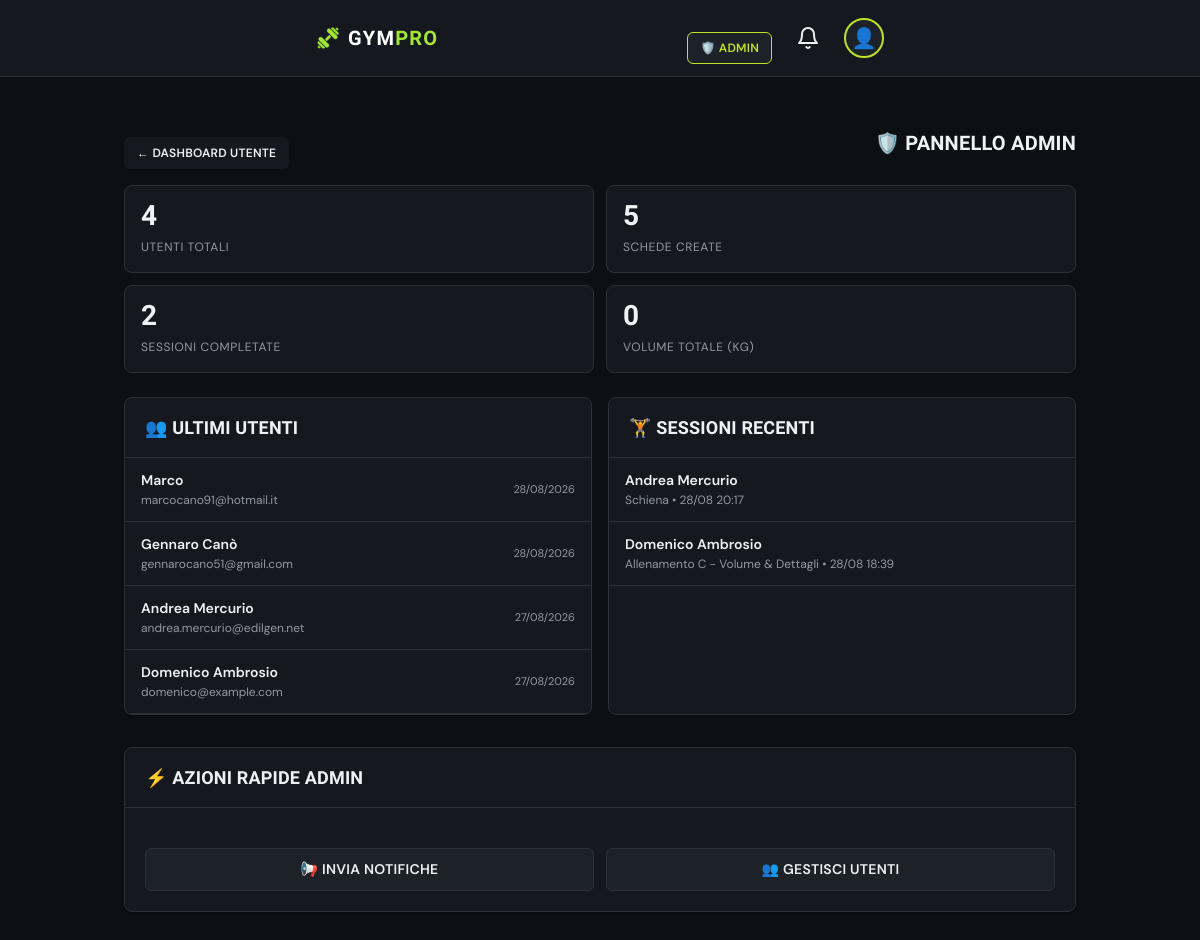
The app's page /admin/index.php (signed in) with its own data.
### tables this page shows
CREATE TABLE `users` (
  `id` int NOT NULL,
  `username` varchar(50) NOT NULL,
  `email` varchar(100) NOT NULL,
  `password` varchar(255) NOT NULL,
  `full_name` varchar(100) NOT NULL,
  `profile_photo` varchar(255) DEFAULT NULL,
  `role` enum('user','admin') NOT NULL DEFAULT 'user',
  `created_at` timestamp NULL DEFAULT CURRENT_TIMESTAMP,
  `updated_at` timestamp NULL DEFAULT CURRENT_TIMESTAMP ON UPDATE CURRENT_TIMESTAMP
);

CREATE TABLE `workout_sessions` (
  `id` int NOT NULL,
  `user_id` int NOT NULL,
  `workout_id` int NOT NULL,
  `session_date` datetime NOT NULL,
  `status` enum('in_progress','completed','partial') DEFAULT 'in_progress',
  `is_partial` tinyint(1) DEFAULT '0',
  `completed_exercises_count` int DEFAULT '0',
  `total_exercises_count` int DEFAULT '0',
  `duration_minutes` int DEFAULT NULL,
  `total_volume` decimal(8,2) DEFAULT NULL,
  `calories_burned` decimal(6,2) DEFAULT NULL,
  `notes` text,
  `created_at` timestamp NULL DEFAULT CURRENT_TIMESTAMP
);

CREATE TABLE `workouts` (
  `id` int NOT NULL,
  `user_id` int NOT NULL,
  `name` varchar(100) NOT NULL,
  `day_of_week` enum('monday','tuesday','wednesday','thursday','friday','saturday','sunday') DEFAULT NULL,
  `focus_area` varchar(100) DEFAULT NULL,
  `duration_minutes` int DEFAULT NULL,
  `is_active` tinyint(1) DEFAULT '1',
  `created_at` timestamp NULL DEFAULT CURRENT_TIMESTAMP,
  `updated_at` timestamp NULL DEFAULT CURRENT_TIMESTAMP ON UPDATE CURRENT_TIMESTAMP
);

### admin/index.php (the view, shortened to what this page needs)
<?php
require_once '../config/database.php';
$total_users = $pdo->query("SELECT COUNT(*) FROM users")->fetchColumn();
$total_workouts = $pdo->query("SELECT COUNT(*) FROM workouts")->fetchColumn();
$total_sessions = $pdo->query("SELECT COUNT(*) FROM workout_sessions")->fetchColumn();
$total_volume = $pdo->query("SELECT COALESCE(SUM(total_volume), 0) FROM workout_sessions")->fetchColumn();
$stmt = $pdo->query("SELECT id, full_name, email, created_at FROM users ORDER BY created_at DESC LIMIT 5");
$recent_users = $stmt->fetchAll();
$stmt = $pdo->query("
    SELECT ws.*, u.full_name, w.name as workout_name
    FROM workout_sessions ws
    JOIN users u ON ws.user_id = u.id
    JOIN workouts w ON ws.workout_id = w.id
    ORDER BY ws.session_date DESC LIMIT 5
");
$recent_sessions = $stmt->fetchAll();
?>
<!DOCTYPE html>
<html lang="it">
<head>
    <link rel="stylesheet" href="../assets/css/style.css">
</head>
<body>
    <?php include '../includes/header.php'; ?>
    <div class="container">
        <div class="flex-between mb-2" style="margin-top: 16px;">
            <a href="/dashboard/index.php" class="btn btn-sm" style="background: var(--surface); color: var(--foreground);">← Dashboard Utente</a>
            <h2 style="margin: 0; font-size: 20px;">🛡️ Pannello Admin</h2>
        </div>
        <div class="stats-grid" style="grid-template-columns: repeat(2, 1fr); margin-bottom: 24px;">
            <div class="stat-card">
                <div class="stat-value"><?= $total_users ?></div>
                <div class="stat-label">Utenti Totali</div>
            </div>
            <div class="stat-card">
                <div class="stat-value"><?= $total_workouts ?></div>
                <div class="stat-label">Schede Create</div>
            </div>
            <div class="stat-card">
                <div class="stat-value"><?= $total_sessions ?></div>
                <div class="stat-label">Sessioni Completate</div>
            </div>
            <div class="stat-card">
                <div class="stat-value"><?= number_format($total_volume) ?></div>
                <div class="stat-label">Volume Totale (kg)</div>
            </div>
        </div>
        <div style="display: grid; grid-template-columns: 1fr 1fr; gap: 16px;">
            <div class="card">
                <div class="card-header"><h3>👥 Ultimi Utenti</h3></div>
                <div class="card-body" style="padding: 0;">
                    <?php foreach ($recent_users as $u): ?>
                        <div style="padding: 12px 16px; border-bottom: 1px solid var(--border); display: flex; justify-content: space-between; align-items: center;">
                            <div>
                                <div style="font-weight: 600; font-size: 14px;"><?= htmlspecialchars($u['full_name']) ?></div>
                                <div style="font-size: 12px; color: var(--muted-foreground);"><?= htmlspecialchars($u['email']) ?></div>
                            </div>
                            <span style="font-size: 11px; color: var(--muted-foreground);"><?= date('d/m/Y', strtotime($u['created_at'])) ?></span>
                        </div>
                    <?php endforeach; ?>
                </div>
            </div>
            <div class="card">
                <div class="card-header"><h3>🏋️ Sessioni Recenti</h3></div>
                <div class="card-body" style="padding: 0;">
                    <?php foreach ($recent_sessions as $s): ?>
                        <div style="padding: 12px 16px; border-bottom: 1px solid var(--border);">
                            <div style="font-weight: 600; font-size: 14px;"><?= htmlspecialchars($s['full_name']) ?></div>
                            <div style="font-size: 12px; color: var(--muted-foreground);"><?= htmlspecialchars($s['workout_name']) ?> • <?= date('d/m H:i', strtotime($s['session_date'])) ?></div>
                        </div>
                    <?php endforeach; ?>
                </div>
            </div>
        </div>
        <div class="card mt-2">
            <div class="card-header"><h3>⚡ Azioni Rapide Admin</h3></div>
            <div class="card-body">
                <div style="display: grid; grid-template-columns: repeat(2, 1fr); gap: 12px;">
                    <a href="notifications.php" class="btn btn-secondary btn-block">📢 Invia Notifiche</a>
                    <a href="users.php" class="btn btn-secondary btn-block">👥 Gestisci Utenti</a>
                </div>
            </div>
        </div>
    </div>
</body>
</html>

### includes/header.php (shortened to what this page needs)
<?php
$stmt = $pdo->prepare("SELECT profile_photo, role FROM users WHERE id = ?");
$stmt->execute([$_SESSION['user_id']]);
$user_data = $stmt->fetch();
$profile_photo = $user_data['profile_photo'] ?? null;
$is_admin = ($user_data['role'] === 'admin');
?>
<header class="main-header">
    <div class="header-content">
        <div class="logo">
            <a href="/dashboard/index.php" style="display: flex; align-items: center; gap: 8px; text-decoration: none;">
                <img src="/assets/images/crossfit.png" alt="Logo" class="logo-icon" style="width: 24px; height: 24px;">
                <span style="font-weight: bold; font-size: 20px;">
                    <span style="color: #ffffff;">GYM</span><span style="color: #a3e635;">PRO</span>
                </span>
            </a>
        </div>
        <div style="display: flex; align-items: center; gap: 16px;">
            <?php if ($is_admin): ?>
                <a href="/admin/notifications.php" class="btn btn-sm btn-secondary" style="padding: 6px 12px; font-size: 12px; border-color: var(--primary); color: var(--primary);">
                    🛡️ Admin
                </a>
            <?php endif; ?>
            <div style="position: relative;">
                <button onclick="toggleNotifications()" style="background: transparent; border: none; cursor: pointer; padding: 8px; display: flex; align-items: center; justify-content: center;">
                    <svg width="24" height="24" viewBox="0 0 24 24" fill="none" stroke="currentColor" stroke-width="2" stroke-linecap="round" stroke-linejoin="round" style="color: var(--foreground);">
                        <path d="M18 8A6 6 0 0 0 6 8c0 7-3 9-3 9h18s-3-2-3-9"></path>
                        <path d="M13.73 21a2 2 0 0 1-3.46 0"></path>
                    </svg>
                </button>
            </div>
            <?php if (!empty($profile_photo)): ?>
                <img src="<?= htmlspecialchars($profile_photo) ?>" alt="Profilo" style="width: 40px; height: 40px; border-radius: 50%; object-fit: cover; border: 2px solid var(--primary); cursor: pointer;" onclick="window.location.href='/profile/index.php'">
            <?php else: ?>
                <div style="width: 40px; height: 40px; border-radius: 50%; background: var(--surface-strong); display: flex; align-items: center; justify-content: center; font-size: 20px; cursor: pointer; border: 2px solid var(--primary);" onclick="window.location.href='/profile/index.php'">👤</div>
            <?php endif; ?>
        </div>
    </div>
</header>

### records on screen
users: full_name "Marco", email "marcocano91@hotmail.it", created_at "28/08/2026"
users: full_name "Gennaro Canò", email "gennarocano51@gmail.com", created_at "28/08/2026"
users: full_name "Andrea Mercurio", email "andrea.mercurio@edilgen.net", created_at "27/08/2026"
users: full_name "Domenico Ambrosio", email "domenico@example.com", created_at "27/08/2026"
workout_sessions: user.full_name "Andrea Mercurio", workout.name "Schiena", session_date "28/08 20:17"
workout_sessions: user.full_name "Domenico Ambrosio", workout.name "Allenamento C - Volume & Dettagli", session_date "28/08 18:39"

### other values on screen
$total_users "4"
$total_workouts "5"
$total_sessions "2"
$total_volume "0"
